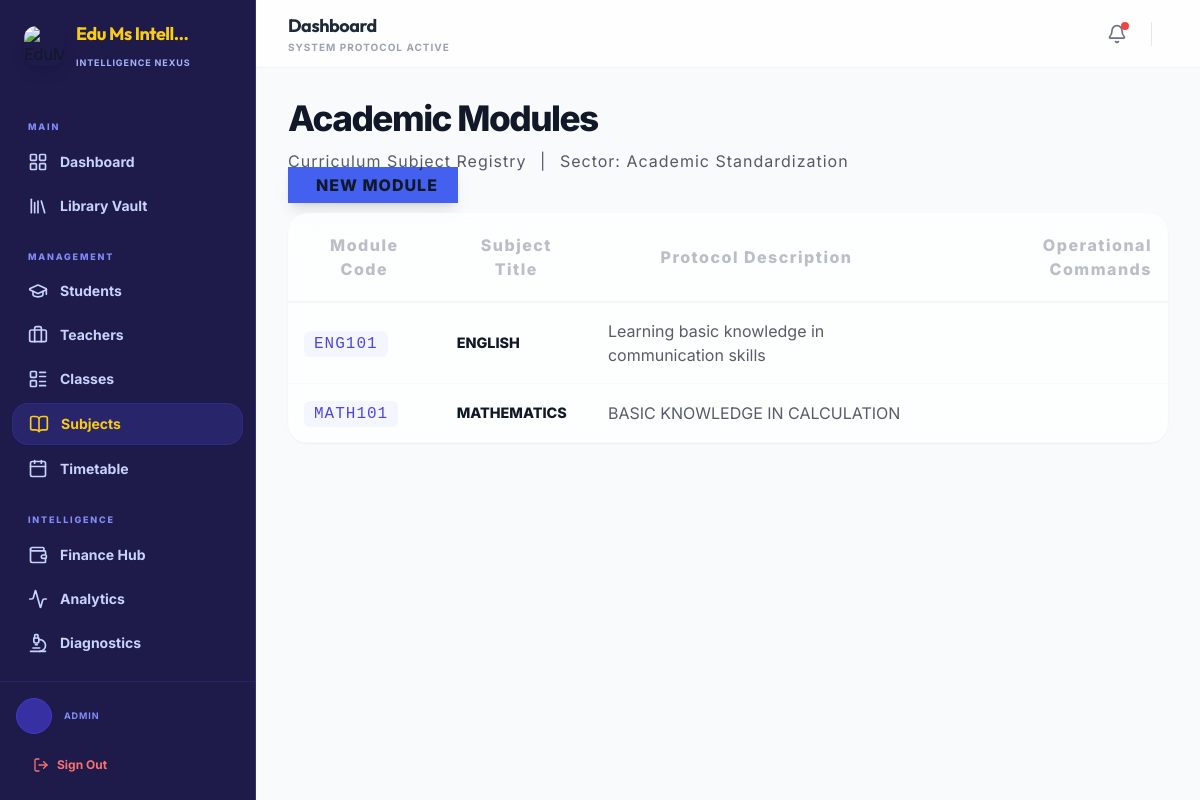
The page /admin-dashboard/subjects/ (signed in) on the database as committed earlier.
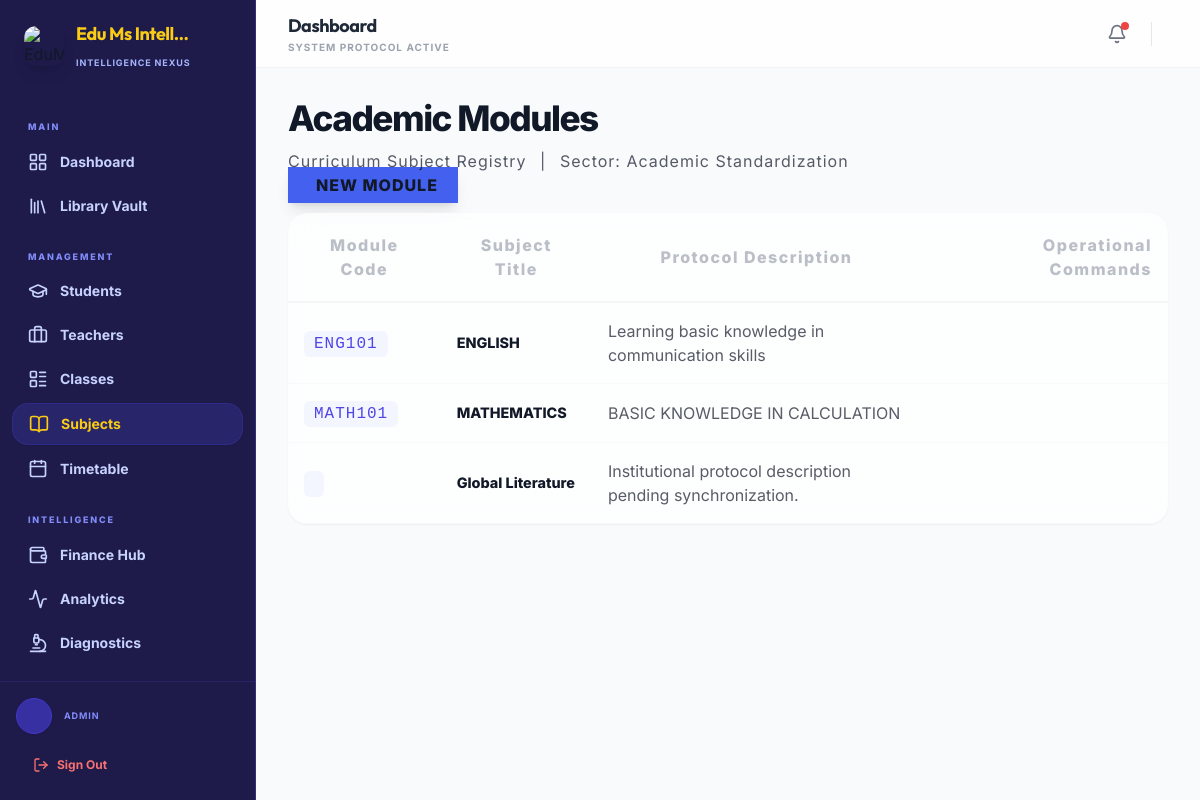
The same page on the database as committed later.
### core/models.py (models this page shows, shortened)
class Subject(models.Model):
    name = models.CharField(max_length=100)
    code = models.CharField(max_length=20, unique=True)
    description = models.TextField(blank=True)

### admin_dashboard/views.py (the view)
# urls.py: path('subjects/', views.subject_list, name='subject_list'),
@admin_required
def subject_list(request):
    subjects_query = Subject.objects.all()
    paginator = Paginator(subjects_query, 25)
    page_number = request.GET.get('page')
    page_obj = paginator.get_page(page_number)
    return render(request, 'admin_dashboard/subjects.html', {'subjects': page_obj, 'page_obj': page_obj})

### core/context_processors.py (called while the page is built)
def school_config(request):
    config = SchoolConfiguration.get_config()
    return {'school_config': config}

def unread_notifications(request):
    if request.user.is_authenticated:
        from analytics.models import Notification as AnalyticsNotification
        unread = AnalyticsNotification.objects.filter(recipient=request.user, is_read=False).order_by('-created_at')
        return {
            'unread_notifications': unread[:5],  # Top 5 for dropdown
            'unread_notifications_count': unread.count()
        }
    return {}

### core/models.py (called while the page is built)
    @classmethod
    def get_config(cls):
        obj, created = cls.objects.get_or_create(id=1)
        return obj

### templates/admin_dashboard/subjects.html (shortened to what this page needs)
{% extends 'base.html' %}
{% block content %}
<div class="row layout-spacing">
    <div class="col-12 mb-5">
        <div class="d-flex justify-content-between align-items-end mb-4">
            <div>
                <h2 class="fw-800 mb-1" style="letter-spacing: -1.5px; color: var(--text-dark); font-size: 2.2rem;">Academic Modules</h2>
                <div class="d-flex align-items-center gap-2 text-muted fw-bold extra-small text-uppercase opa-7" style="letter-spacing: 1px;">
                     Curriculum Subject Registry <span class="mx-2">|</span>
                     Sector: Academic Standardization
                </div>
            </div>
            <a href="{% url 'subject_create' %}" class="btn btn-primary rounded-pill px-5 py-2 fw-800 shadow-lg border-0 extra-small text-uppercase" style="background: var(--p-nexus-primary); letter-spacing: 1px;">
                 NEW MODULE
            </a>
        </div>
        <div class="nexus-glass-card overflow-hidden border-0 shadow-sm animate-fade-up">
            <div class="table-responsive">
                <table class="table table-hover align-middle mb-0 nexus-premium-table">
                    <thead>
                        <tr class="bg-light bg-opacity-50">
                            <th class="ps-4 py-4 extra-small text-uppercase text-muted fw-800 opa-7" style="letter-spacing: 1.5px;">Module Code</th>
                            <th class="py-4 extra-small text-uppercase text-muted fw-800 opa-7" style="letter-spacing: 1.5px;">Subject Title</th>
                            <th class="py-4 extra-small text-uppercase text-muted fw-800 opa-7" style="letter-spacing: 1.5px;">Protocol Description</th>
                            <th class="pe-4 py-4 text-end extra-small text-uppercase text-muted fw-800 opa-7" style="letter-spacing: 1.5px;">Operational Commands</th>
                        </tr>
                    </thead>
                    <tbody>
                        {% for subject in subjects %}
                        <tr class="animate-fade-in" style="border-bottom: 1px solid rgba(0,0,0,0.03) !important;">
                            <td class="ps-4 py-3" data-label="Module Code">
                                <span class="extra-small text-primary fw-bold text-uppercase" style="letter-spacing: 1px; font-family: 'JetBrains Mono', monospace; background: rgba(67, 97, 238, 0.05); padding: 4px 10px; border-radius: 6px;">
                                    {{ subject.code }}
                                </span>
                            </td>
                            <td data-label="Subject Title">
                                <div class="fw-800 text-dark small text-start" style="font-size: 0.9rem;">{{ subject.name }}</div>
                            </td>
                            <td data-label="Protocol Description">
                                <div class="extra-small text-muted fw-bold opa-7 lh-base text-start" style="max-width: 300px;">
                                    {{ subject.description|truncatechars:80|default:"Institutional protocol description pending synchronization." }}
                                </div>
                            </td>
                            <td class="pe-4 text-end" data-label="Operational Commands">
                            </td>
                        </tr>
                        {% empty %}
                        <tr><td colspan="4" class="p-5 text-center text-muted fw-bold extra-small text-uppercase opa-5">Null dataset. No subjects found in active registry.</td></tr>
                        {% endfor %}
                    </tbody>
                </table>
            </div>
        </div>
    </div>
</div>
{% endblock %}

Rows that differ between the two databases and show on the page:
added Subject: name "Global Literature", description "Institutional protocol description pending synchronization."
